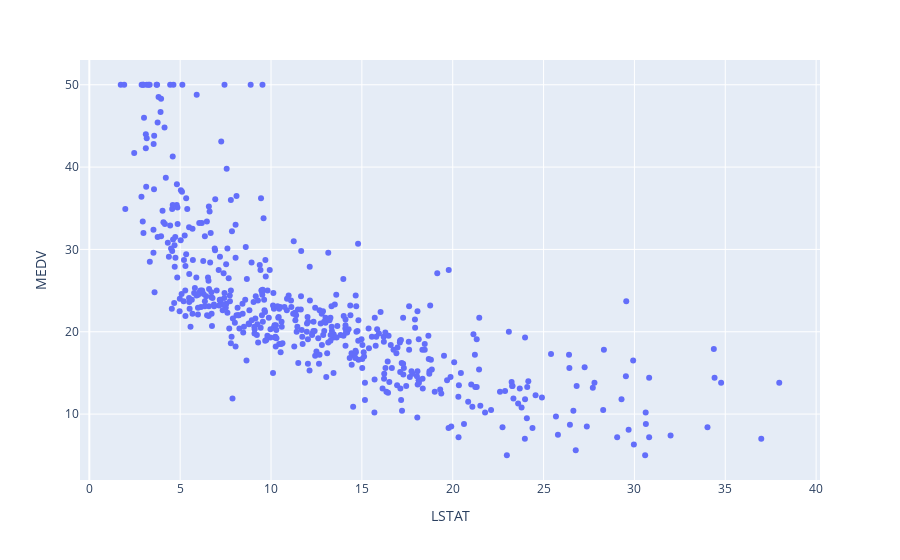

The notebook cell this image was saved under:
### Code cell
# LSTAT vs MEDV (índice de status mais baixo da população e preço do imóvel)
fig = px.scatter(data, x=data.LSTAT, y=data.MEDV)
fig.show()

### Figure 1 — Plotly figure (JSON) as saved in the notebook; plotly's stock layout.template omitted (floating-point values rounded to 4 significant figures; data arrays with more than 128 entries replaced by an {"elided": "..."} marker saying what was removed)
{"data": [{"hovertemplate": "LSTAT=%{x}<br>MEDV=%{y}<extra></extra>", "legendgroup": "", "marker": {"color": "#636efa", "symbol": "circle"}, "mode": "markers", "name": "", "showlegend": false, "type": "scatter", "x": {"elided": "506 float values"}, "xaxis": "x", "y": {"elided": "506 float values"}, "yaxis": "y"}], "layout": {"autosize": true, "legend": {"tracegroupgap": 0}, "margin": {"t": 60}, "xaxis": {"anchor": "y", "autorange": true, "domain": [0, 1], "range": [-0.425, 40.12], "title": {"text": "LSTAT"}, "type": "linear"}, "yaxis": {"anchor": "x", "autorange": true, "domain": [0, 1], "range": [1.809, 53.19], "title": {"text": "MEDV"}, "type": "linear"}}}
